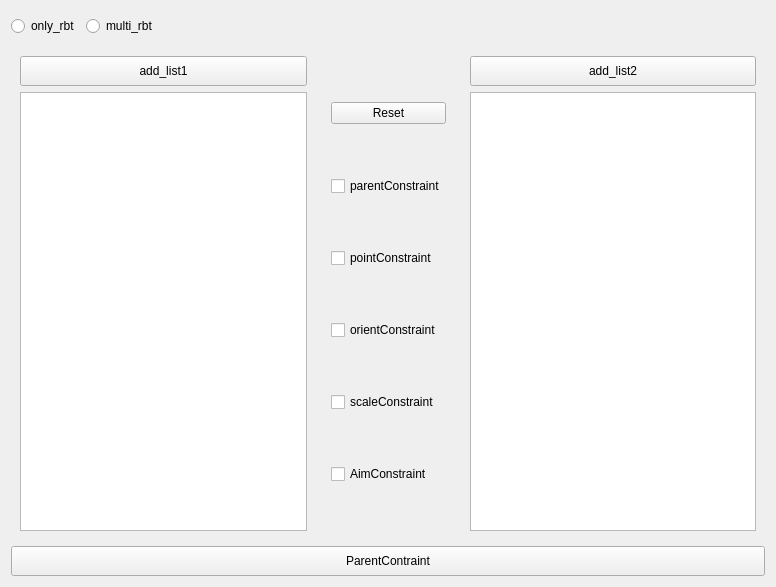
<?xml version="1.0" encoding="UTF-8"?>
<ui version="4.0">
 <class>ui</class>
 <widget class="QWidget" name="ui">
  <property name="geometry">
   <rect>
    <x>0</x>
    <y>0</y>
    <width>776</width>
    <height>587</height>
   </rect>
  </property>
  <property name="windowTitle">
   <string>ui</string>
  </property>
  <layout class="QVBoxLayout" name="verticalLayout_4">
   <item>
    <layout class="QHBoxLayout" name="horizontalLayout">
     <item>
      <widget class="QRadioButton" name="only_rbt">
       <property name="text">
        <string>only_rbt</string>
       </property>
      </widget>
     </item>
     <item>
      <widget class="QRadioButton" name="multi_rbt">
       <property name="text">
        <string>multi_rbt</string>
       </property>
      </widget>
     </item>
     <item>
      <spacer name="horizontalSpacer">
       <property name="orientation">
        <enum>Qt::Horizontal</enum>
       </property>
       <property name="sizeHint" stdset="0">
        <size>
         <width>40</width>
         <height>30</height>
        </size>
       </property>
      </spacer>
     </item>
    </layout>
   </item>
   <item>
    <layout class="QHBoxLayout" name="horizontalLayout_2">
     <item>
      <widget class="QWidget" name="widget_list1" native="true">
       <layout class="QVBoxLayout" name="verticalLayout_3">
        <item>
         <widget class="QPushButton" name="pushButton_list1">
          <property name="minimumSize">
           <size>
            <width>0</width>
            <height>30</height>
           </size>
          </property>
          <property name="text">
           <string>add_list1</string>
          </property>
         </widget>
        </item>
        <item>
         <widget class="QListWidget" name="listWidget_list1"/>
        </item>
       </layout>
      </widget>
     </item>
     <item>
      <widget class="QWidget" name="Constraint_widget" native="true">
       <layout class="QVBoxLayout" name="verticalLayout">
        <item>
         <widget class="QPushButton" name="reset_pushButton">
          <property name="text">
           <string>Reset</string>
          </property>
         </widget>
        </item>
        <item>
         <widget class="QCheckBox" name="CB_parentConstraint">
          <property name="text">
           <string>parentConstraint</string>
          </property>
         </widget>
        </item>
        <item>
         <widget class="QCheckBox" name="CB_pointConstraint">
          <property name="text">
           <string>pointConstraint</string>
          </property>
         </widget>
        </item>
        <item>
         <widget class="QCheckBox" name="CB_orientConstraint">
          <property name="text">
           <string>orientConstraint</string>
          </property>
         </widget>
        </item>
        <item>
         <widget class="QCheckBox" name="CB_scaleConstraint">
          <property name="text">
           <string>scaleConstraint</string>
          </property>
         </widget>
        </item>
        <item>
         <widget class="QCheckBox" name="CB_AimConstraint">
          <property name="text">
           <string>AimConstraint</string>
          </property>
         </widget>
        </item>
       </layout>
      </widget>
     </item>
     <item>
      <widget class="QWidget" name="widget_list2" native="true">
       <layout class="QVBoxLayout" name="verticalLayout_2">
        <item>
         <widget class="QPushButton" name="pushButton_list2">
          <property name="minimumSize">
           <size>
            <width>0</width>
            <height>30</height>
           </size>
          </property>
          <property name="text">
           <string>add_list2</string>
          </property>
         </widget>
        </item>
        <item>
         <widget class="QListWidget" name="listWidget_list2"/>
        </item>
       </layout>
      </widget>
     </item>
    </layout>
   </item>
   <item>
    <widget class="QPushButton" name="pushButton_parentContraint">
     <property name="minimumSize">
      <size>
       <width>0</width>
       <height>30</height>
      </size>
     </property>
     <property name="text">
      <string>ParentContraint</string>
     </property>
    </widget>
   </item>
  </layout>
 </widget>
 <resources/>
 <connections/>
</ui>
